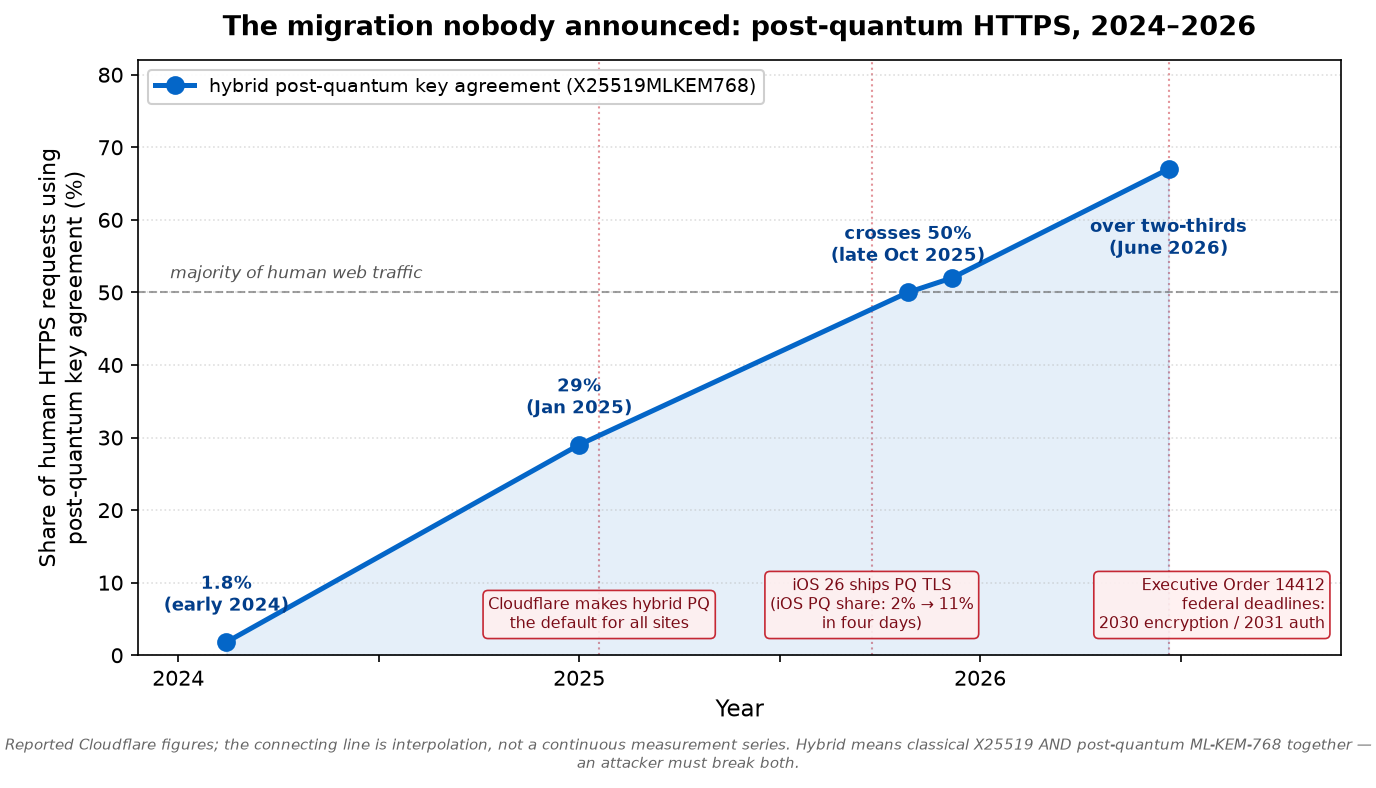

Write Python code to recreate this figure.
#!/usr/bin/env python3
"""The quietest protocol transition in internet history.

Share of human-initiated HTTPS request traffic reaching Cloudflare that is
protected by POST-QUANTUM (hybrid X25519 + ML-KEM-768) key agreement.

Points are figures Cloudflare has published:
  * early 2024  —  1.8%   ("The state of the post-quantum Internet", 2024)
  * Jan 2025    —  29%    (Radar 2025 Year in Review: "29% at the start of the year")
  * late Oct 25 —  >50%   ("majority of human traffic", pq-2025 blog)
  * early Dec 25 - 52%    (Radar 2025 Year in Review)
  * June 2026   —  ~67%   ("over two-thirds of browser traffic", post-quantum EO blog)

The connecting line is interpolation between reported figures, not a continuous
measurement series. The point of the chart is the SHAPE: a core internet
primitive was replaced under everybody's feet in about two years, with no user
-visible event of any kind.

Emits a committed PNG next to the reading.
"""
import matplotlib.pyplot as plt

# (decimal year, percent, is_reported)
pts = [
    (2024.12, 1.8, "1.8%\n(early 2024)"),
    (2025.00, 29.0, "29%\n(Jan 2025)"),
    (2025.82, 50.0, "crosses 50%\n(late Oct 2025)"),
    (2025.93, 52.0, None),
    (2026.47, 67.0, "over two-thirds\n(June 2026)"),
]

fig, ax = plt.subplots(figsize=(9.0, 5.2), dpi=150)

xs = [p[0] for p in pts]
ys = [p[1] for p in pts]

ax.fill_between(xs, ys, color="#0466c8", alpha=0.10, zorder=1)
ax.plot(xs, ys, "-o", color="#0466c8", lw=2.4, ms=8, zorder=3,
        label="hybrid post-quantum key agreement (X25519MLKEM768)")

# The half-way line — the "majority" milestone
ax.axhline(50, color="#555", ls="--", lw=1.0, alpha=0.55, zorder=2)
ax.text(2023.98, 51.4, "majority of human web traffic", fontsize=8.2,
        color="#555", style="italic", va="bottom")

# Reported-value labels
for x, y, lab in pts:
    if lab is None:
        continue
    dy = 6.5 if y < 55 else -9.5
    ax.annotate(lab, xy=(x, y), xytext=(x, y + dy), fontsize=8.6,
                color="#023e8a", ha="center", va="center", fontweight="bold")

# Event annotations along the bottom  (tx = text anchor, may differ from the rule line)
events = [
    (2025.05, 2025.05, "center", "Cloudflare makes hybrid PQ\nthe default for all sites"),
    (2025.73, 2025.73, "center", "iOS 26 ships PQ TLS\n(iOS PQ share: 2% → 11%\nin four days)"),
    (2026.47, 2026.86, "right", "Executive Order 14412\nfederal deadlines:\n2030 encryption / 2031 auth"),
]
for x, tx, ha, txt in events:
    ax.annotate(txt, xy=(tx, 3), xytext=(tx, 3), fontsize=7.6, color="#7a0b16",
                ha=ha, va="bottom",
                bbox=dict(boxstyle="round,pad=0.32", fc="#fff0f0", ec="#c1121f",
                          lw=0.8, alpha=0.9))
    ax.axvline(x, color="#c1121f", ls=":", lw=1.0, alpha=0.45, zorder=0)

ax.set_ylim(0, 82)
ax.set_xlim(2023.9, 2026.9)
ax.set_xticks([2024.0, 2024.5, 2025.0, 2025.5, 2026.0, 2026.5])
ax.set_xticklabels(["2024", "", "2025", "", "2026", ""])
ax.set_ylabel("Share of human HTTPS requests using\npost-quantum key agreement (%)", fontsize=10.5)
ax.set_xlabel("Year", fontsize=11)
ax.set_title("The migration nobody announced: post-quantum HTTPS, 2024–2026",
             fontsize=13, fontweight="bold", pad=12)
ax.grid(True, axis="y", ls=":", alpha=0.4)
ax.legend(loc="upper left", fontsize=9.2, framealpha=0.93)

fig.text(0.5, 0.005,
         "Reported Cloudflare figures; the connecting line is interpolation, not a continuous measurement series. "
         "Hybrid means classical X25519 AND post-quantum ML-KEM-768 together — an attacker must break both.",
         ha="center", fontsize=7.3, color="#666", style="italic", wrap=True)

fig.tight_layout(rect=(0, 0.035, 1, 1))
out = __file__.rsplit("/", 1)[0] + "/27-the-crypto-migration-and-the-shrinking-codebreaker-2-plot.png"
fig.savefig(out, bbox_inches="tight", facecolor="white")
print("wrote", out)
